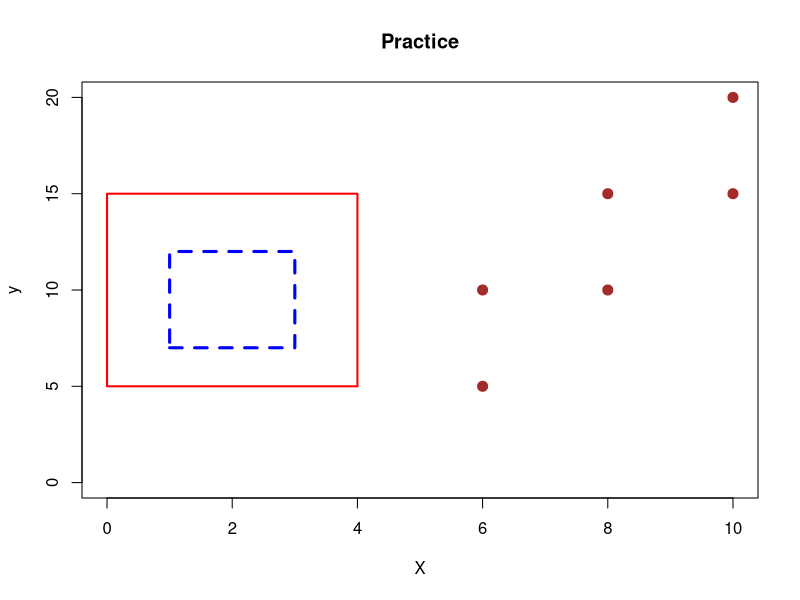
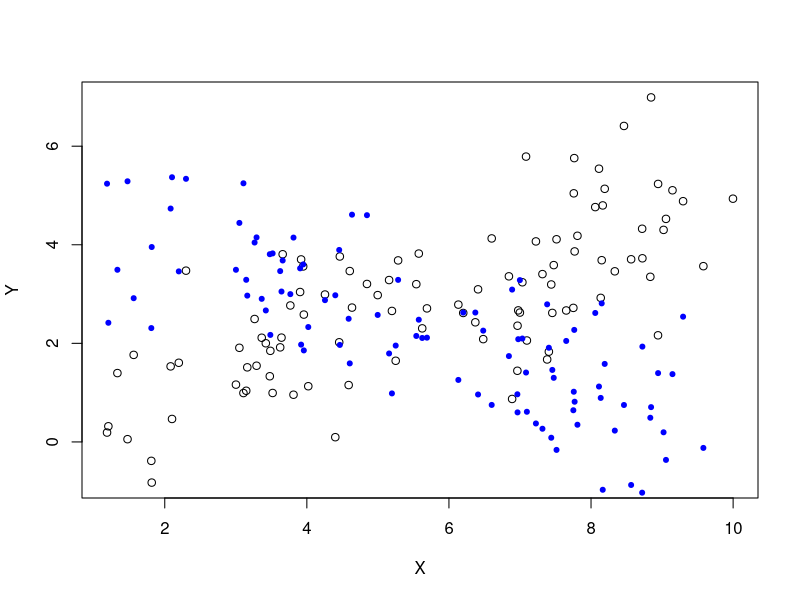
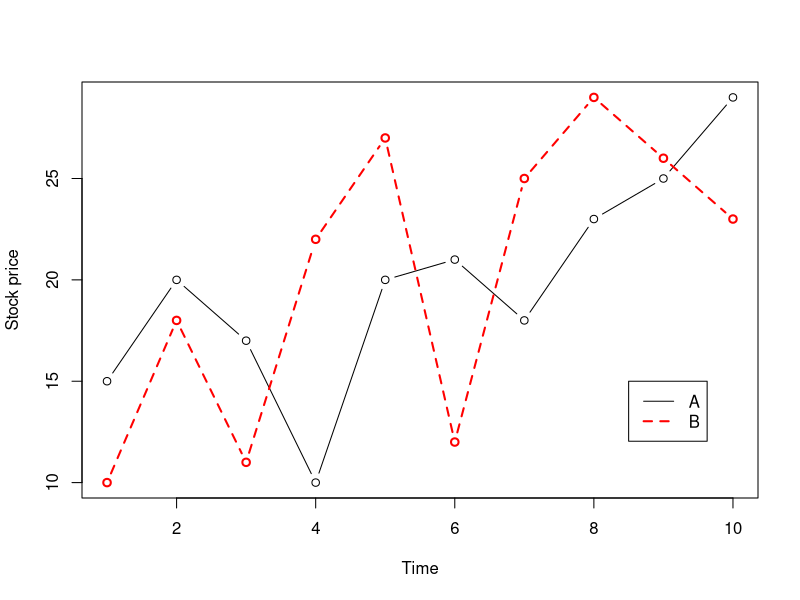
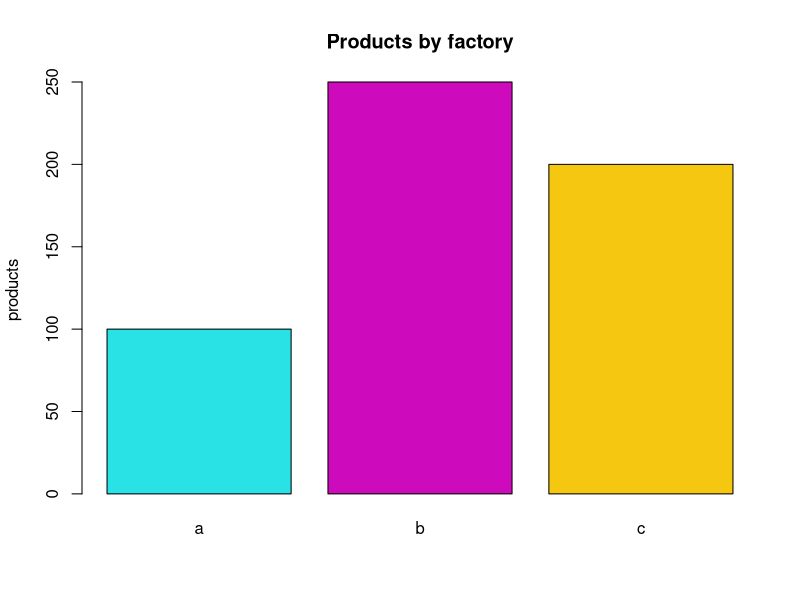
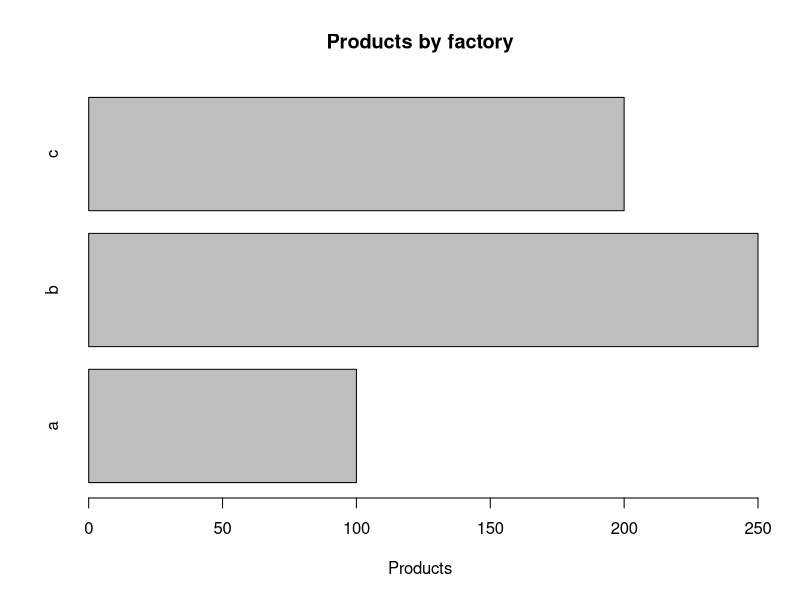
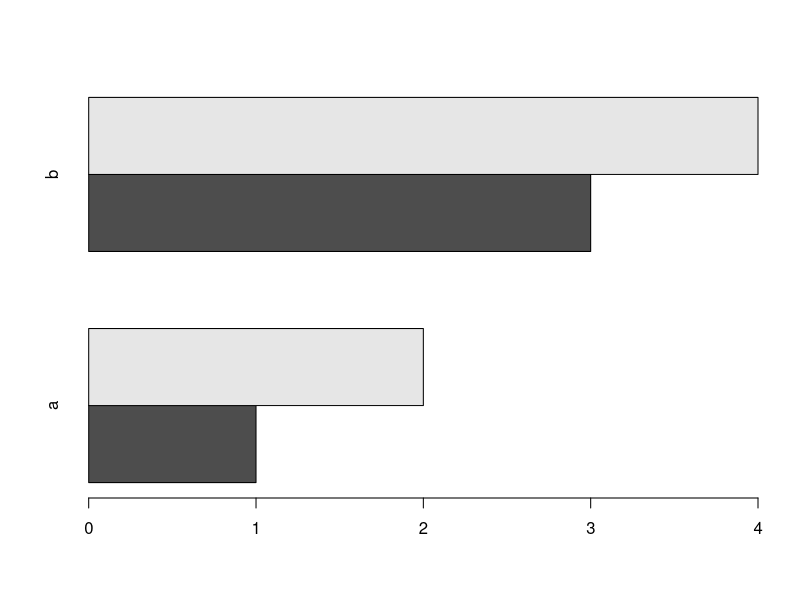
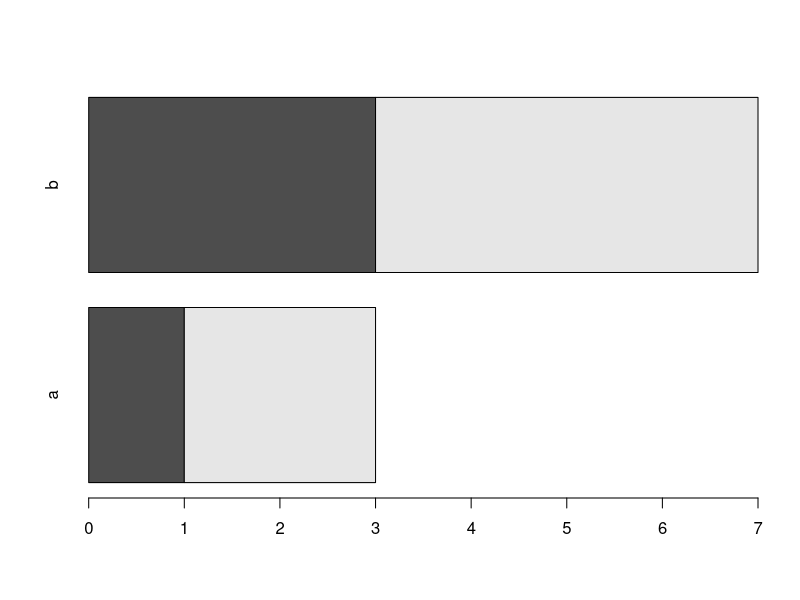
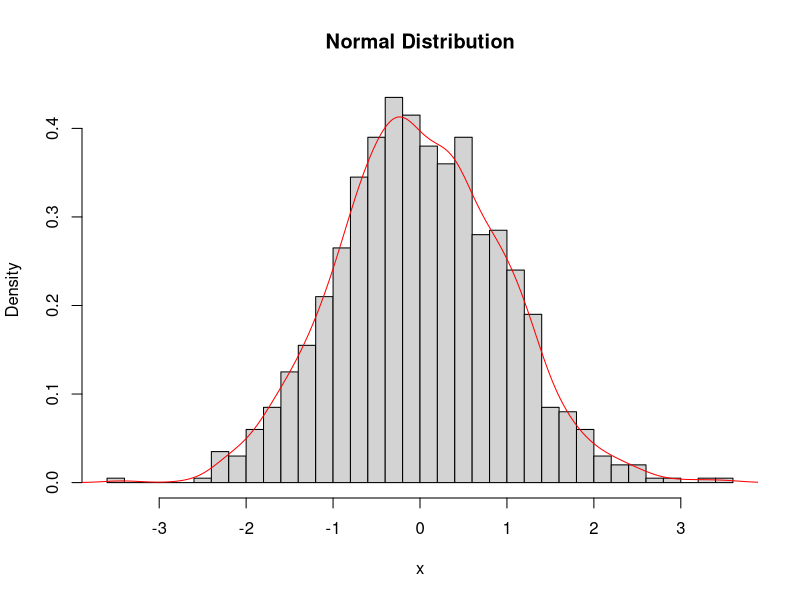

Recreate these plots in R, in order.
#empty frame
plot(c(0,10),c(0,20),type='n',xlab='X',ylab='y',main='Practice')

#add points
#cex: size if points, pch:type of point
points(c(6,8,10,6,8,10),c(5,10,15,10,15,20),col='brown',cex=2,pch=20)

#add lines
#lwd: dith of lines
lines(c(0,4,4,0,0),c(5,5,15,15,5),col='red',lwd=2)
lines(c(1,3,3,1,1),c(7,7,12,12,7),col='blue',lwd=3,lty=2)

#scatter plot:plot() function with two vectors for x & y axes
n=100
x=runif(n,1,10)
y1=0.5*x+rnorm(n) ; y2=5-0.5*x+rnorm(n)
plot(x,y1,xlab='X',ylab='Y')
points(x,y2,col='blue',pch=20)

#line graph
time<-1:10
stock1<-c(15,20,17,10,20,21,18,23,25,29)
stock2<-c(10,18,11,22,27,12,25,29,26,23)
plot(time,stock1,type='b',xlab='Time',ylab = 'Stock price')
lines(time,stock2,type='b',col='red',lwd=2,lty=2)
legend(8.5,15,c('A','B'),col=c('black','red'),lty = c(1,2),lwd=c(1,2))

#bar chart
x<-c(100,250,200)
barplot(x,names.arg = c('a','b','c'),ylab="products",main='Products by factory',col=5:7) ##col recycle 할수있음(색깔번호있음)

barplot(x,horiz = T,names.arg = c('a','b','c'),xlab="Products",main="Products by factory")

x<-matrix(c(1,2,3,4),2,2)
barplot(x,beside = T,horiz = T,names=c('a','b'))
barplot(x,horiz = T,names=c('a','b')) ##beside 삭제시 stack형태로 되어버림


#histogram
x<-rnorm(1000)
hist(x,main="Normal Distribution",freq = F,breaks = 30) #breaks를 늘릴수록 더욱 smooth하게 만들수있음
lines(density(x),col='red')
summary(density(x)) ##좌표개수 알려줌

x1<-rnorm(100)
x2<-rnorm(100,0.5,2)
#투명한 색 만들기
myblue<-rgb(0,0,255,max=255, alpha = 125) ##alpha가 투명도
myred<-rgb(255,0,0,max=255, alpha = 125)

hist(x1,main="Normal Distribution",freq = T,breaks = 20,col=myblue,xlim=c(-5,6)) 
hist(x2,main="Normal Distribution",freq = T,breaks = 50,col=myred,add=T) #기존 plot에 같이 그리기 
legend(3,10,c('Mean:0,Sd=1','Mean=0.5,Sd:2'),col=c(myblue,myred),pch=c(15,15))
text(-4,6,'Yay!!!',cex = 4)

#pie chart
x<-c(100,300,300,500)
pct<-paste(round(x/sum(x)*100,1),'%')
pie(x,labels = pct,col=c('red','blue','green','yellow'),main="Pie chart")
legend(1,0,c('A','B','C','D'),fill=c('red','blue','green','yellow'))


#box plot
x<-rnorm(100) ; y<-rnorm(100,mean=3,sd=2) ;z<-rnorm(100,mean = -1, sd=1.5)
boxplot(x,y,z,names=c('A','B','C'),col=c('blue','red','green'))



#additional issues
#text():add character to plots
#par(mfrow=c(p,q)):if you perform this commend you can draw multiple(p*q) plots on a single frame
x<-cbind(rnorm(100),rnorm(100),rnorm(100))
par(mfrow=c(1,3),mar=c(4,4,2,2),oma=c(0,0,2,0))
##여백활용도 중요함,mar=c(밑,왼쪽,위,오른쪽)을 통해 margin setting 하기,oma=outer margin 설정
for(i in 1:3) hist(x[,i],main="")
mtext('Example',side=3,outer=T)
mtext('Example',side=1,line=4) ##side 1에 text 추가,line에서 얼마나 떨어져 나오는지에 대한 변수


  